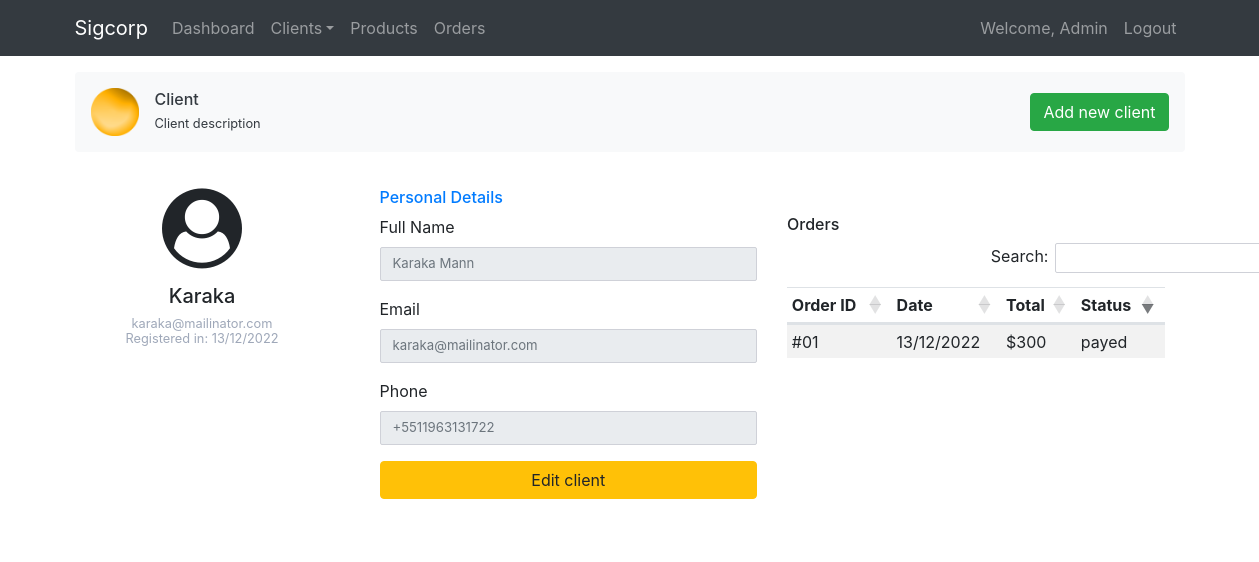
Page /clients/show/8 (signed in) on the committed database.
### tables this page shows
CREATE TABLE `clients` (
  `id` int(10) unsigned NOT NULL AUTO_INCREMENT,
  `name` varchar(245) NOT NULL,
  `last_name` varchar(145) NOT NULL,
  `email` varchar(145) NOT NULL,
  `phone` varchar(15) NOT NULL,
  `status` tinyint(1) NOT NULL DEFAULT '1',
  `created_at` datetime NOT NULL DEFAULT CURRENT_TIMESTAMP,
  PRIMARY KEY (`id`)
);

### app/controllers/Clients.php (called while the page is built, shortened)
<?php
class Clients extends Controller
{
    private $clientModel;
    public function __construct()
    {
        $this->clientModel = $this->model('Client');
    }
    public function show($id)
    {
        $data = [
            'title' => 'Client',
            'description' => 'Client description',
            'client' => $this->clientModel->getClientById($id)
        ];
        $this->view('clients/show', $data);
    }
}

### app/libraries/Core.php (called while the page is built, shortened)
<?php
class Core
{
    protected $currentMethod = 'index';
    public function __construct()
    {
        $url = $this->getUrl();
        if (isset($url[0])) {
            if (file_exists('../app/controllers/' . ucwords($url[0]) . '.php')) {
                unset($url[0]);
            }
        }
        $this->currentController = new $this->currentController;
        if (isset($url[1])) {
            if (method_exists($this->currentController, $url[1])) {
                $this->currentMethod = $url[1];
                unset($url[1]);
            }
        }
        $this->params = $url ? array_values((array) $url) : [];
        call_user_func_array(
            [$this->currentController, $this->currentMethod],
            $this->params
        );
    }
    public function getUrl()
    {
        if (isset($_GET['url'])) {
            $url = rtrim($_GET['url'], '/');
            $url = filter_var($url, FILTER_SANITIZE_URL);
            $url = explode('/', $url);
            return $url;
        }
    }
}

### public/index.php (called while the page is built, shortened)
<?php
$init = new Core;

### app/libraries/Database.php (called while the page is built, shortened)
<?php
class Database
{
    private string $_host = DB_HOST;
    private string $_user = DB_USER;
    private string $_pass = DB_PASS;
    private string $_dbname = DB_NAME;
    public function __construct()
    {
        $dsn = 'mysql:host=' . $this->_host . ';dbname=' . $this->_dbname;
        $options = array(
            PDO::ATTR_PERSISTENT => true,
            PDO::ATTR_ERRMODE => PDO::ERRMODE_EXCEPTION
        );
        try {
            $this->dbh = new PDO($dsn, $this->_user, $this->_pass, $options);
        } catch (PDOException $e) {
            $this->error = $e->getMessage();
            echo $this->error;
        }
    }
    public function query($sql)
    {
        $this->stmt = $this->dbh->prepare($sql);
    }
    public function bind($param, $value, $type = null)
    {
        if (is_null($type)) {
            switch ($value) {
            default:
                $type = PDO::PARAM_STR;
            }
        }
        $this->stmt->bindValue($param, $value, $type);
    }
    public function execute()
    {
        return $this->stmt->execute();
    }
    public function single()
    {
        $this->execute();
        return $this->stmt->fetch(PDO::FETCH_OBJ);
    }
}

### app/models/Client.php (called while the page is built, shortened)
<?php
class Client
{
    private Database $_db;
    public function __construct()
    {
        $this->_db = new Database;
    }
    public function getClientById($id)
    {
        $this->_db->query('SELECT * FROM clients WHERE id = :id');
        $this->_db->bind(':id', $id);
        return $this->_db->single();
    }
}

### app/views/clients/show.php (the view, shortened to what this page needs)
<?php
require_once APPROOT . '/views/inc/header.php'; ?>
    <div class="d-flex align-items-center p-3 my-3 bg-light text-dark rounded box-shadow">
        <img class="mr-3" src="<?php echo URLROOT; ?>/public/image/esfera_sigcorp.png" alt="" width="48" height="48">
        <div class="lh-100">
            <h6 class="mb-0 lh-100"><?php echo $data['title']; ?></h6>
            <small><?php echo $data['description']; ?></small>
        </div>
        <a class="btn btn-success" href="<?php echo URLROOT; ?>/clients/create" style="margin-left: auto" >Add new client</a>
    </div>
<?php ( isset($data['client']) ) ? $client = $data['client'] : $client = '';?>
    <div class="row gutters">
        <div class="col-xl-3 col-lg-3 col-md-12 col-sm-12 col-12">
            <div class="card h-100">
                <div class="card-body">
                    <div class="account-settings">
                        <div class="user-profile">
                            <div class="user-avatar">
                                <i class="fa fa-user-circle fa-5x"></i>
                            </div>
                            <h5 class="user-name"><?= $client->name; ?></h5>
                            <h6 class="user-email"><?= $client->email; ?></h6>
                            <h6 class="user-email">Registered in:
                                <?php
                                $date = date_create($client->created_at);
                                echo date_format($date, 'd/m/Y');
                                ?>
                            </h6>
                        </div>
                    </div>
                </div>
            </div>
        </div>
        <div class="col-xl-9 col-lg-9 col-md-12 col-sm-12 col-12">
            <div class="card h-100">
                <div class="card-body">
                    <div class="row gutters">
                        <div class="col-xl-12 col-lg-12 col-md-12 col-sm-12 col-12">
                            <h6 class="mb-2 text-primary">Personal Details</h6>
                        </div>
                        <div class="col-xl-6 col-lg-6 col-md-6 col-sm-6 col-12">
                            <div class="form-group">
                                <label for="fullName">Full Name</label>
                                <input type="text" disabled class="form-control" id="fullName" placeholder="<?= $client->name . ' ' . $client->last_name; ?>">
                            </div>
                            <div class="form-group">
                                <label for="eMail">Email</label>
                                <input type="email" disabled class="form-control" id="eMail" placeholder="<?= $client->email; ?>">
                            </div>
                            <div class="form-group">
                                <label for="phone">Phone</label>
                                <input type="text" disabled class="form-control" id="phone" placeholder="<?= $client->phone; ?>">
                            </div>
                                <a class="btn btn-warning btn-block" href="<?php echo URLROOT . '/clients/edit/' . $client->id; ?>">Edit client</a>
                        </div>
                        <div class="col-xl-6 col-lg-6 col-md-6 col-sm-6 col-12">
                            <h6>Orders</h6>
                            <table class="table table-striped table-sm" id="sortTable">
                                <thead>
                                <tr>
                                    <th>Order ID</th>
                                    <th>Date</th>
                                    <th>Total</th>
                                    <th>Status</th>
                                </tr>
                                </thead>
                                <tbody>
                                <tr>
                                    <td>#01</td>
                                    <td>13/12/2022</td>
                                    <td>$300</td>
                                    <td>payed</td>
                                </tr>
                                </tbody>
                        </div>
                    </div>
                </div>
            </div>
        </div>
        <div class="row gutters">
            <div class="col-xl-12 col-lg-12 col-md-12 col-sm-12 col-12">
            </div>
        </div>
    </div>
<?php require_once APPROOT . '/views/inc/footer.php'; ?>

### public/css/style.css (style rules this page uses)
.account-settings .user-profile { margin: 0 0 1rem 0; padding-bottom: 1rem; text-align: center; }
.account-settings .user-profile .user-avatar { margin: 0 0 1rem 0; }
.account-settings .user-profile h5.user-name { margin: 0 0 0.5rem 0; }
.account-settings .user-profile h6.user-email { margin: 0; font-size: 0.8rem; font-weight: 400; color: #9fa8b9; }
.form-control { border: 1px solid #cfd1d8; -webkit-border-radius: 2px; -moz-border-radius: 2px; border-radius: 2px; font-size: .825rem; background: #ffffff; color: #2e323c; }
.card { background: #ffffff; -webkit-border-radius: 5px; -moz-border-radius: 5px; border-radius: 5px; border: 0; margin-bottom: 1rem; }

### rows in the picture
clients: name "Karaka", email "karaka@mailinator.com", created_at "13/12/2022", name+last_name "Karaka Mann", phone "+5511963131722"

### other values in the picture
APPNAME "Sigcorp"
$_SESSION['user_name'] "Admin"
$data['title'] "Client"
$data['description'] "Client description"
